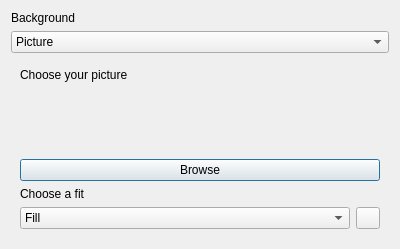
<?xml version="1.0" encoding="UTF-8"?>
<ui version="4.0">
 <class>BackgroundDialog</class>
 <widget class="QDialog" name="BackgroundDialog">
  <property name="geometry">
   <rect>
    <x>0</x>
    <y>0</y>
    <width>400</width>
    <height>249</height>
   </rect>
  </property>
  <property name="windowTitle">
   <string>Dialog</string>
  </property>
  <layout class="QVBoxLayout" name="verticalLayout">
   <item>
    <widget class="QLabel" name="backgroundLabel">
     <property name="text">
      <string>Background</string>
     </property>
    </widget>
   </item>
   <item>
    <widget class="QComboBox" name="comboBox">
     <item>
      <property name="text">
       <string>Picture</string>
      </property>
     </item>
     <item>
      <property name="text">
       <string>Solid colour</string>
      </property>
     </item>
    </widget>
   </item>
   <item>
    <widget class="QStackedWidget" name="stackedWidget">
     <property name="currentIndex">
      <number>0</number>
     </property>
     <widget class="QWidget" name="imagePage">
      <layout class="QVBoxLayout" name="verticalLayout_2">
       <item>
        <widget class="QLabel" name="imageLabel">
         <property name="text">
          <string>Choose your picture</string>
         </property>
        </widget>
       </item>
       <item>
        <widget class="QFrame" name="imageFrame">
         <property name="minimumSize">
          <size>
           <width>64</width>
           <height>64</height>
          </size>
         </property>
         <property name="maximumSize">
          <size>
           <width>16777215</width>
           <height>64</height>
          </size>
         </property>
         <property name="frameShape">
          <enum>QFrame::NoFrame</enum>
         </property>
         <property name="frameShadow">
          <enum>QFrame::Raised</enum>
         </property>
        </widget>
       </item>
       <item>
        <spacer name="verticalSpacer">
         <property name="orientation">
          <enum>Qt::Vertical</enum>
         </property>
         <property name="sizeHint" stdset="0">
          <size>
           <width>20</width>
           <height>40</height>
          </size>
         </property>
        </spacer>
       </item>
       <item>
        <widget class="QPushButton" name="browseButton">
         <property name="text">
          <string>Browse</string>
         </property>
        </widget>
       </item>
       <item>
        <widget class="QLabel" name="fillLabel">
         <property name="text">
          <string>Choose a fit</string>
         </property>
        </widget>
       </item>
       <item>
        <layout class="QHBoxLayout" name="horizontalLayout">
         <item>
          <widget class="QComboBox" name="fillCombo">
           <item>
            <property name="text">
             <string>Fill</string>
            </property>
           </item>
           <item>
            <property name="text">
             <string>Fit</string>
            </property>
           </item>
           <item>
            <property name="text">
             <string>Stretch</string>
            </property>
           </item>
           <item>
            <property name="text">
             <string>Tile</string>
            </property>
           </item>
           <item>
            <property name="text">
             <string>Center</string>
            </property>
           </item>
          </widget>
         </item>
         <item>
          <widget class="ImageButton" name="backgroundButton">
           <property name="maximumSize">
            <size>
             <width>24</width>
             <height>24</height>
            </size>
           </property>
           <property name="text">
            <string/>
           </property>
           <property name="checkable">
            <bool>false</bool>
           </property>
          </widget>
         </item>
        </layout>
       </item>
      </layout>
     </widget>
     <widget class="QWidget" name="colouorPage">
      <layout class="QGridLayout" name="gridLayout">
       <item row="0" column="0">
        <widget class="QLabel" name="colourLabel">
         <property name="text">
          <string>Choose your background colour</string>
         </property>
        </widget>
       </item>
       <item row="1" column="0">
        <widget class="QFrame" name="colourFrame">
         <property name="minimumSize">
          <size>
           <width>64</width>
           <height>64</height>
          </size>
         </property>
         <property name="frameShape">
          <enum>QFrame::StyledPanel</enum>
         </property>
         <property name="frameShadow">
          <enum>QFrame::Raised</enum>
         </property>
        </widget>
       </item>
       <item row="2" column="0">
        <widget class="QPushButton" name="customColourButton">
         <property name="text">
          <string>Custom colour</string>
         </property>
        </widget>
       </item>
      </layout>
     </widget>
    </widget>
   </item>
  </layout>
 </widget>
 <customwidgets>
  <customwidget>
   <class>ImageButton</class>
   <extends>QPushButton</extends>
   <header>imagebutton.h</header>
  </customwidget>
 </customwidgets>
 <resources/>
 <connections/>
</ui>
